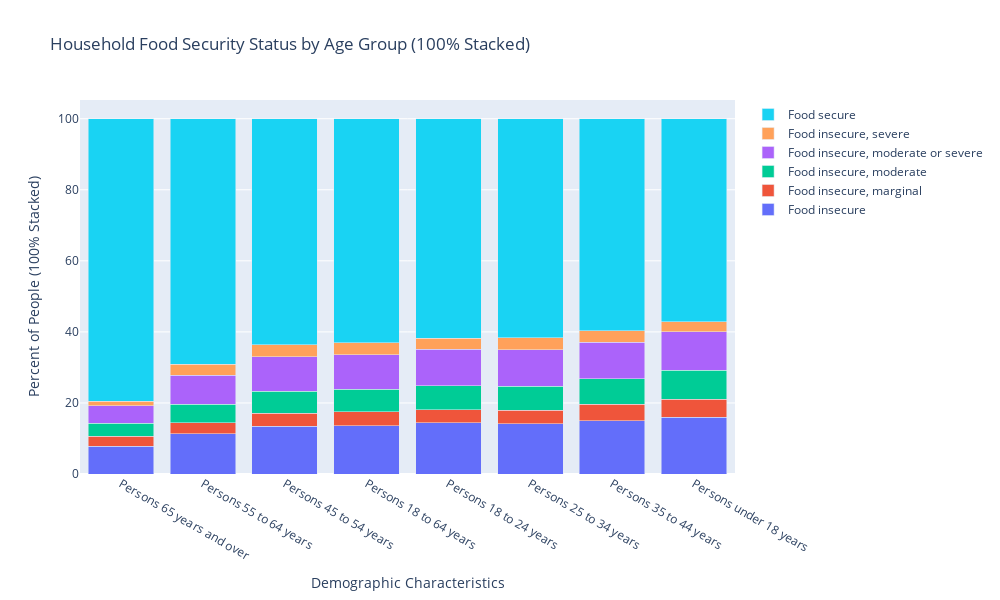

The notebook cell this image was saved under:
### Code cell
persons_df = food_df[food_df['Demographic characteristics'].apply(lambda row: 'Persons' in row and len(row.split(' ')) <= 5)]
security_status_persons_grp = persons_df[persons_df['UOM']=='Number'].groupby(['Household food security status', 'Demographic characteristics']).sum(numeric_only=True)[['VALUE']].unstack('Household food security status')
security_status_persons_grp = security_status_persons_grp['VALUE']
security_status_persons_grp['total'] = security_status_persons_grp.T.sum()
for i in range(len(security_status_persons_grp)):
    security_status_persons_grp['Food insecure'].iloc[i] = round(security_status_persons_grp['Food insecure'].iloc[i]/security_status_persons_grp['total'].iloc[i]*100, 3)
    security_status_persons_grp['Food insecure, marginal'].iloc[i] = round(security_status_persons_grp['Food insecure, marginal'].iloc[i]/security_status_persons_grp['total'].iloc[i]*100, 3)
    security_status_persons_grp['Food insecure, moderate'].iloc[i] = round(security_status_persons_grp['Food insecure, moderate'].iloc[i]/security_status_persons_grp['total'].iloc[i]*100, 3)
    security_status_persons_grp['Food insecure, moderate or severe'].iloc[i] = round(security_status_persons_grp['Food insecure, moderate or severe'].iloc[i]/security_status_persons_grp['total'].iloc[i]*100, 3)
    security_status_persons_grp['Food insecure, severe'].iloc[i] = round(security_status_persons_grp['Food insecure, severe'].iloc[i]/security_status_persons_grp['total'].iloc[i]*100, 3)
    security_status_persons_grp['Food secure'].iloc[i] = round(security_status_persons_grp['Food secure'].iloc[i]/security_status_persons_grp['total'].iloc[i]*100, 3)
security_status_persons_grp = security_status_persons_grp.sort_values(['Food secure'], ascending=False)
security_status_persons_grp.drop(columns='total', inplace=True)

x_labels = security_status_persons_grp.index.tolist()
categories = security_status_persons_grp.columns
y_values = [security_status_persons_grp[category].tolist() for category in categories]

fig = go.Figure()
for i, category in enumerate(categories):
    fig.add_trace(go.Bar(x=x_labels, y=y_values[i], name=category))

fig.update_layout(
    barmode='stack',
    title='Household Food Security Status by Age Group (100% Stacked)',
    xaxis_title='Demographic Characteristics',
    yaxis_title='Percent of People (100% Stacked)',
    width=1000,
    height=600
)

fig.write_json('persons_grp_100.json')

fig.show()

### Figure 1 — Plotly figure (JSON) as saved in the notebook; plotly's stock layout.template omitted (floating-point values rounded to 4 significant figures)
{"data": [{"name": "Food insecure", "type": "bar", "x": ["Persons 65 years and over", "Persons 55 to 64 years", "Persons 45 to 54 years", "Persons 18 to 64 years", "Persons 18 to 24 years", "Persons 25 to 34 years", "Persons 35 to 44 years", "Persons under 18 years"], "y": [7.828, 11.36, 13.38, 13.6, 14.39, 14.14, 15.01, 15.99]}, {"name": "Food insecure, marginal", "type": "bar", "x": ["Persons 65 years and over", "Persons 55 to 64 years", "Persons 45 to 54 years", "Persons 18 to 64 years", "Persons 18 to 24 years", "Persons 25 to 34 years", "Persons 35 to 44 years", "Persons under 18 years"], "y": [2.842, 3.058, 3.669, 3.895, 3.699, 3.871, 4.643, 5.1]}, {"name": "Food insecure, moderate", "type": "bar", "x": ["Persons 65 years and over", "Persons 55 to 64 years", "Persons 45 to 54 years", "Persons 18 to 64 years", "Persons 18 to 24 years", "Persons 25 to 34 years", "Persons 35 to 44 years", "Persons under 18 years"], "y": [3.603, 5.192, 6.31, 6.404, 6.813, 6.672, 7.092, 8.05]}, {"name": "Food insecure, moderate or severe", "type": "bar", "x": ["Persons 65 years and over", "Persons 55 to 64 years", "Persons 45 to 54 years", "Persons 18 to 64 years", "Persons 18 to 24 years", "Persons 25 to 34 years", "Persons 35 to 44 years", "Persons under 18 years"], "y": [4.975, 8.236, 9.676, 9.704, 10.21, 10.23, 10.34, 10.88]}, {"name": "Food insecure, severe", "type": "bar", "x": ["Persons 65 years and over", "Persons 55 to 64 years", "Persons 45 to 54 years", "Persons 18 to 64 years", "Persons 18 to 24 years", "Persons 25 to 34 years", "Persons 35 to 44 years", "Persons under 18 years"], "y": [1.283, 3.002, 3.301, 3.301, 3.03, 3.494, 3.195, 2.774]}, {"name": "Food secure", "type": "bar", "x": ["Persons 65 years and over", "Persons 55 to 64 years", "Persons 45 to 54 years", "Persons 18 to 64 years", "Persons 18 to 24 years", "Persons 25 to 34 years", "Persons 35 to 44 years", "Persons under 18 years"], "y": [79.47, 69.15, 63.67, 63.1, 61.85, 61.59, 59.72, 57.21]}], "layout": {"barmode": "stack", "height": 600, "title": {"text": "Household Food Security Status by Age Group (100% Stacked)"}, "width": 1000, "xaxis": {"title": {"text": "Demographic Characteristics"}}, "yaxis": {"title": {"text": "Percent of People (100% Stacked)"}}}}
